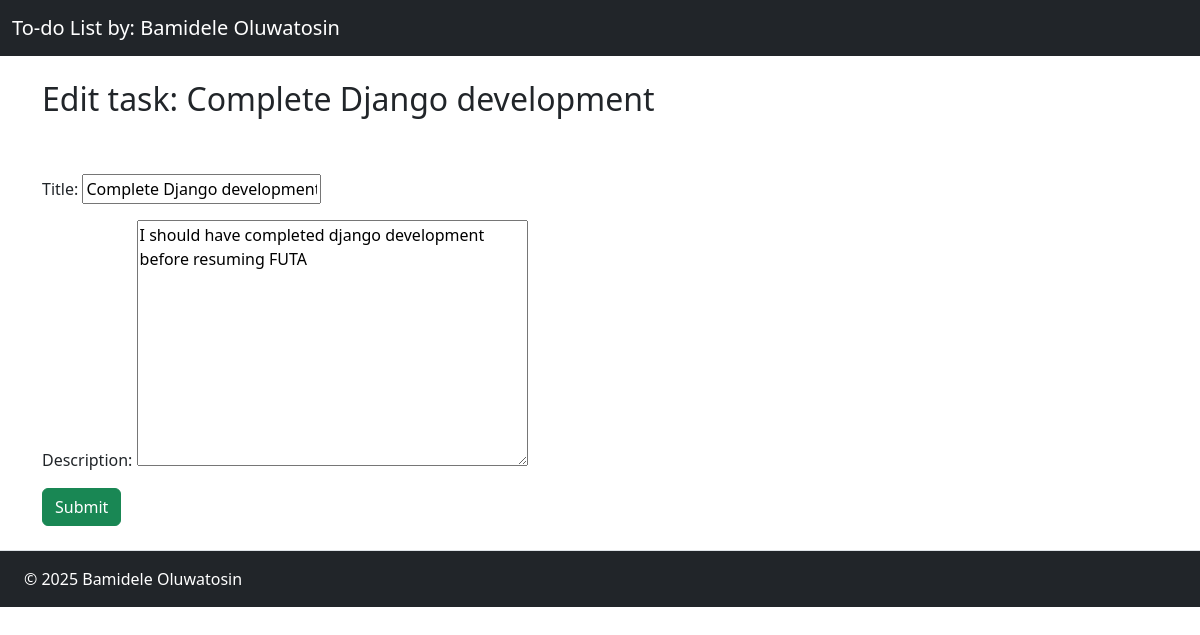
Before: /edit-task/1/ with the older database file.
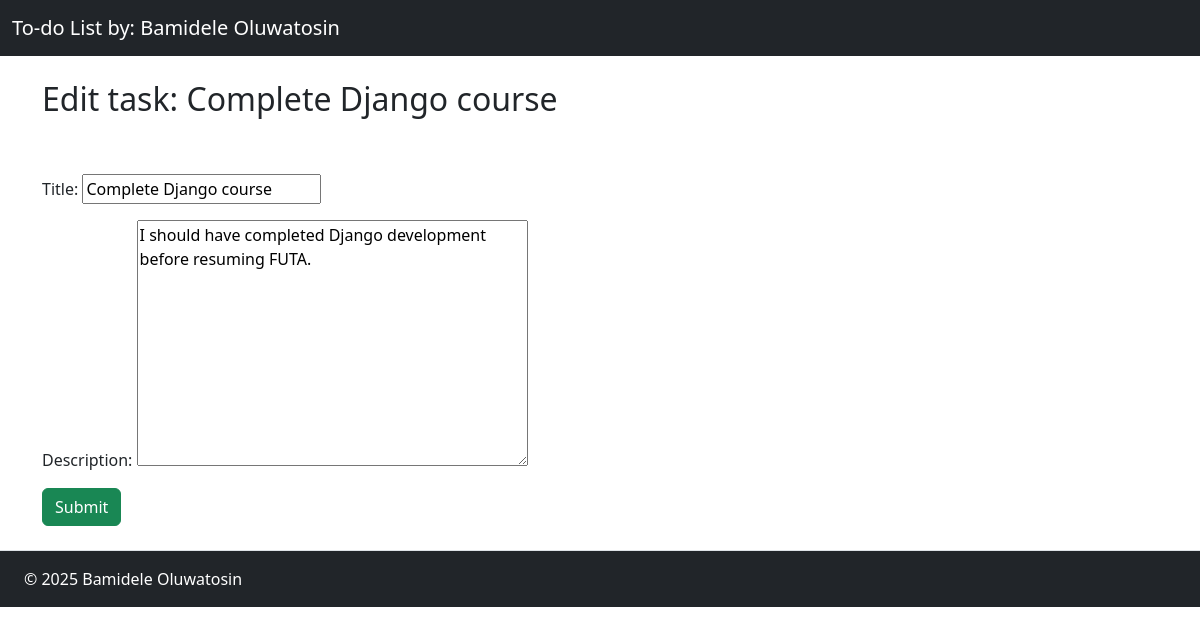
After: the same page with the newer database file.
### todo_list/models.py (models this page shows, shortened)
class Task(models.Model):
    title = models.CharField(max_length=256, unique=True)
    description = models.TextField(max_length=1000)
    created_at = models.DateTimeField(auto_now_add=True)
    modified_at = models.DateTimeField(null=True, auto_now=True)
    is_completed = models.BooleanField(default=False)
    user = models.ForeignKey(to=User, on_delete=models.CASCADE, related_name='tasks', blank=True, null=True)

### todo_list/views.py (the view)
# urls.py: path('edit-task/<str:pk>/', views.edit_task, name='edit_task'),
def edit_task(request, pk):
    task = Task.objects.get(id=pk)
    task_form = TaskForm(instance=task)
    if request.method == 'POST':
        task_form = TaskForm(request.POST, instance=task)
        if task_form.is_valid():
            task_form.save()
            return redirect('task_page', pk)
    context = {'task_form' : task_form, 'task' : task}
    return render(request, 'todo_list/edit_task.html', context)

### todo_list/forms.py
class TaskForm(ModelForm):
    class Meta:
        model = Task
        fields = ['title', 'description']

### todo_list/templates/todo_list/edit_task.html (shortened to what this page needs)
{% extends 'todo_list/base.html' %}
{% block main_content %}
    <h2>Edit task: {{task.title}}</h2>
    <br>
    <div class="my-4">
        <form method="POST" autocomplete="off" class="edit-task">
            {{task_form.as_p}}
            <button type="submit" class="btn btn-success">Submit</button>
        </form>
    </div>
{% endblock %}

Changed rows visible on the page:
changed Task: title "Complete Django development" → "Complete Django course"; description "I should have completed django development before resuming FUTA" → "I should have completed Django development before resuming FUTA."
